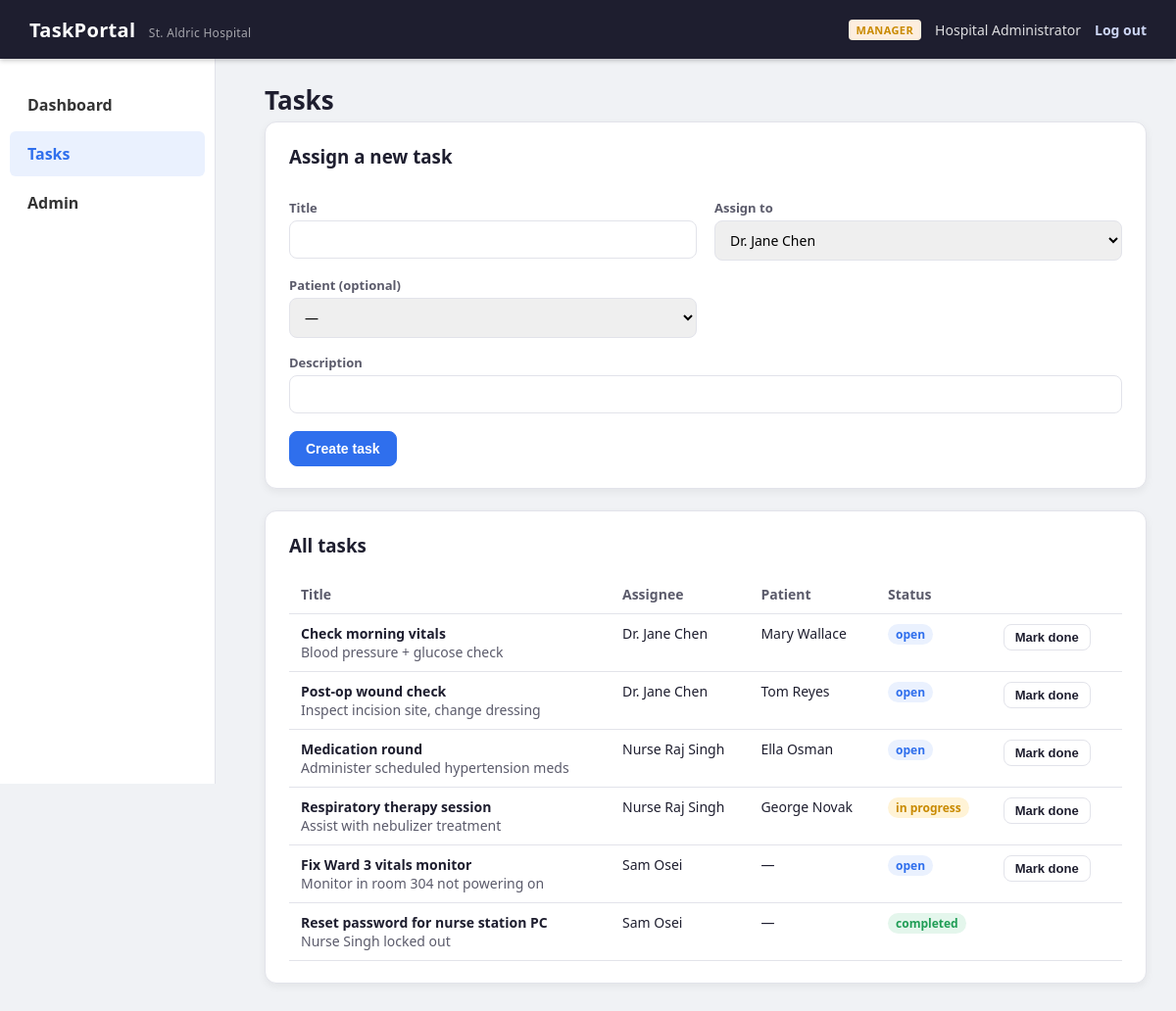
Page /tasks (signed in) on the committed database.
### tables this page shows
CREATE TABLE tasks (
    id INTEGER PRIMARY KEY AUTOINCREMENT,
    title TEXT NOT NULL,
    description TEXT,
    patient_id INTEGER,
    assigned_to INTEGER NOT NULL,
    created_by INTEGER NOT NULL,
    status TEXT DEFAULT 'open',          -- open | in_progress | completed
    created_at TEXT DEFAULT (datetime('now')),
    FOREIGN KEY (patient_id) REFERENCES patients(id),
    FOREIGN KEY (assigned_to) REFERENCES users(id),
    FOREIGN KEY (created_by) REFERENCES users(id)
);

CREATE TABLE users (
    id INTEGER PRIMARY KEY AUTOINCREMENT,
    username TEXT UNIQUE NOT NULL,
    password TEXT NOT NULL,              -- intentionally plaintext, see VULNERABILITIES.md (V6)
    role TEXT NOT NULL CHECK(role IN ('employee', 'manager', 'it')),
    full_name TEXT NOT NULL,
    created_at TEXT DEFAULT (datetime('now'))
);

CREATE TABLE patients (
    id INTEGER PRIMARY KEY AUTOINCREMENT,
    name TEXT NOT NULL,
    dob TEXT,
    condition TEXT,
    last_checkup TEXT,
    assigned_doctor_id INTEGER,
    created_at TEXT DEFAULT (datetime('now')),
    FOREIGN KEY (assigned_doctor_id) REFERENCES users(id)
);

### app.py (the view, shortened to what this page needs)
@app.route("/tasks")
@login_required
def tasks():
    db = get_db()
    role = session["role"]
    if role == "manager":
        all_tasks = db.execute(
            "SELECT tasks.*, u.full_name AS assignee, p.name AS patient_name "
            "FROM tasks JOIN users u ON tasks.assigned_to = u.id "
            "LEFT JOIN patients p ON tasks.patient_id = p.id "
            "ORDER BY tasks.created_at DESC"
        ).fetchall()
        staff = db.execute("SELECT * FROM users WHERE role='employee'").fetchall()
        patients = db.execute("SELECT * FROM patients").fetchall()
        return render_template("tasks.html", role=role, tasks=all_tasks, staff=staff, patients=patients)

### app.py (called while the page is built)
def get_db():
    if "db" not in g:
        g.db = sqlite3.connect(DB_PATH)
        g.db.row_factory = sqlite3.Row
    return g.db

def login_required(view):
    @wraps(view)
    def wrapped(*args, **kwargs):
        if "user_id" not in session:
            return redirect(url_for("login"))
        return view(*args, **kwargs)
    return wrapped

### templates/tasks.html (shortened to what this page needs)
{% extends "base.html" %}
{% block content %}
<h1>Tasks</h1>
{% if role == "manager" %}
<div class="card">
    <h3>Assign a new task</h3>
    <form method="POST" action="/tasks/new" class="form-grid">
        <div>
            <label>Title</label>
            <input type="text" name="title" required>
        </div>
        <div>
            <label>Assign to</label>
            <select name="assigned_to" required>
                {% for s in staff %}<option value="{{ s.id }}">{{ s.full_name }}</option>{% endfor %}
            </select>
        </div>
        <div>
            <label>Patient (optional)</label>
            <select name="patient_id">
                <option value="">—</option>
            </select>
        </div>
        <div class="span-2">
            <label>Description</label>
            <input type="text" name="description">
        </div>
        <div><button type="submit" class="btn btn-primary">Create task</button></div>
    </form>
</div>
{% endif %}
<div class="card">
    <h3>{{ 'All tasks' if role == 'manager' else 'Your tasks' }}</h3>
    {% if tasks %}
    <table class="data-table">
        <thead>
            <tr>
                <th>Title</th>
                {% if role == 'manager' %}<th>Assignee</th>{% endif %}
                <th>Patient</th><th>Status</th><th></th>
            </tr>
        </thead>
        <tbody>
        {% for t in tasks %}
            <tr>
                <td><strong>{{ t.title }}</strong><br><span class="muted">{{ t.description }}</span></td>
                {% if role == 'manager' %}<td>{{ t.assignee }}</td>{% endif %}
                <td>{{ t.patient_name or '—' }}</td>
                <td><span class="status status-{{ t.status }}">{{ t.status.replace('_', ' ') }}</span></td>
                <td>
                    {% if t.status != 'completed' %}
                    <form method="POST" action="/tasks/{{ t.id }}/complete">
                        <button type="submit" class="btn btn-small">Mark done</button>
                    </form>
                    {% endif %}
                </td>
            </tr>
        {% endfor %}
        </tbody>
    </table>
    {% else %}
    <p class="muted">No tasks to show.</p>
    {% endif %}
</div>
{% endblock %}

### templates/base.html (shortened to what this page needs)
<!DOCTYPE html>
<html lang="en">
<head>
    <link rel="stylesheet" href="/static/style.css">
</head>
<body>
    <header class="topbar">
        <h2 class="taskportal">TaskPortal <span class="hospital-tag">St. Aldric Hospital</span></h2>
        {% if session.get('username') %}
        <div class="topbar-user">
            <span class="role-badge role-{{ session.get('role') }}">{{ session.get('role') }}</span>
            <span class="topbar-name">{{ session.get('full_name') }}</span>
            <a href="/logout" class="logout-link">Log out</a>
        </div>
        {% endif %}
    </header>
    {% if session.get('username') %}
    <nav class="sidebar">
        <a href="/dashboard" class="{{ 'active' if request.path == '/dashboard' else '' }}">Dashboard</a>
        {% if session.get('role') in ['employee', 'manager'] %}
        <a href="/tasks" class="{{ 'active' if request.path == '/tasks' else '' }}">Tasks</a>
        {% endif %}
        {% if session.get('role') == 'manager' %}
        <a href="/admin" class="{{ 'active' if request.path == '/admin' else '' }}">Admin</a>
        {% endif %}
    </nav>
    {% endif %}
    <main class="content{{ '' if session.get('username') else ' content-full' }}">
        {% block content %}{% endblock %}
    </main>
</body>
</html>

### static/style.css (style rules this page uses)
:root { --bg: #f0f2f5; --panel: #ffffff; --ink: #1e1e2f; --ink-soft: #5b5b6b; --line: #e2e3ea; --brand: #1e1e2f; --accent: #2f6fed; --accent-soft: #eaf1fe; --ok: #1f9d55; --warn: #c98a00; --alert: #d64545; }
* { box-sizing: border-box; }
body { margin: 0; font-family: 'Segoe UI', Arial, sans-serif; background-color: var(--bg); color: var(--ink); }
.topbar { background-color: var(--brand); color: white; padding: 0 30px; height: 60px; box-shadow: 0 2px 5px rgba(0,0,0,0.2); display: flex; align-items: center; justify-content: space-between; position: fixed; top: 0; left: 0; right: 0; z-index: 10; }
.taskportal { font-size: 20px; letter-spacing: 0.3px; }
.hospital-tag { font-size: 12px; font-weight: 400; opacity: 0.6; margin-left: 8px; }
.topbar-user { display: flex; align-items: center; gap: 14px; font-size: 14px; }
.topbar-name { opacity: 0.85; }
.logout-link { color: #cdd6f4; text-decoration: none; font-weight: 600; }
.sidebar { width: 220px; background-color: var(--panel); height: calc(100vh - 60px); position: fixed; top: 60px; left: 0; padding-top: 20px; border-right: 1px solid var(--line); }
.sidebar a { display: block; padding: 12px 18px; color: #333; text-decoration: none; font-weight: 600; border-radius: 6px; margin: 4px 10px; }
.sidebar a.active { background-color: var(--accent-soft); color: var(--accent); }
.content { margin-left: 240px; padding: 84px 30px 40px; }
h1 { font-size: 26px; margin: 0 0 4px; }
.muted { color: var(--ink-soft); }
.card { background-color: var(--panel); padding: 22px 24px; border-radius: 12px; margin-bottom: 22px; box-shadow: 0 3px 8px rgba(0,0,0,0.06); border: 1px solid var(--line); max-width: 900px; }
.card h3 { margin-top: 0; }
.data-table { width: 100%; border-collapse: collapse; }
.data-table th, .data-table td { text-align: left; padding: 10px 12px; border-bottom: 1px solid var(--line); vertical-align: top; font-size: 14px; }
.data-table th { color: var(--ink-soft); font-weight: 600; }
.status { font-size: 12px; padding: 2px 8px; border-radius: 20px; font-weight: 600; }
.status-open { background: var(--accent-soft); color: var(--accent); }
.status-in_progress { background: #fff3d6; color: var(--warn); }
.status-completed { background: #e4f6ec; color: var(--ok); }
.role-badge { font-size: 11px; text-transform: uppercase; padding: 3px 8px; border-radius: 4px; font-weight: 700; letter-spacing: 0.4px; }
.role-manager { background: #fdeede; color: var(--warn); }
.btn { display: inline-block; padding: 9px 16px; border: 1px solid var(--line); background: #fff; color: var(--ink); border-radius: 8px; font-weight: 600; font-size: 14px; cursor: pointer; text-decoration: none; margin-right: 8px; }
.btn-primary { background: var(--accent); border-color: var(--accent); color: #fff; }
.btn-small { padding: 5px 11px; font-size: 13px; }
label { display: block; font-size: 13px; font-weight: 600; color: var(--ink-soft); margin: 12px 0 4px; }
input, select { width: 100%; padding: 9px 11px; border: 1px solid var(--line); border-radius: 8px; font-size: 14px; font-family: inherit; }
.form-grid { display: grid; grid-template-columns: 1fr 1fr; gap: 4px 18px; }
.form-grid .span-2 { grid-column: 1 / -1; }
.form-grid button { margin-top: 14px; }

### rows in the picture
tasks: title "Check morning vitals", description "Blood pressure + glucose check", assignee "Dr. Jane Chen", name "Mary Wallace", status.replace "open"
tasks: title "Post-op wound check", description "Inspect incision site, change dressing", assignee "Dr. Jane Chen", name "Tom Reyes", status.replace "open"
tasks: title "Medication round", description "Administer scheduled hypertension meds", assignee "Nurse Raj Singh", name "Ella Osman", status.replace "open"
tasks: title "Respiratory therapy session", description "Assist with nebulizer treatment", assignee "Nurse Raj Singh", name "George Novak", status.replace "in progress"
tasks: title "Fix Ward 3 vitals monitor", description "Monitor in room 304 not powering on", assignee "Sam Osei", patient_name "—", status.replace "open"
tasks: title "Reset password for nurse station PC", description "Nurse Singh locked out", assignee "Sam Osei", patient_name "—", status.replace "completed"

### other values in the picture
{{ session.get('role') }} "MANAGER"
{{ session.get('full_name') }} "Hospital Administrator"
{{ 'All tasks' if role == 'manager' else 'Your tasks' }} "All tasks"
form field assigned_to "Dr. Jane Chen"
